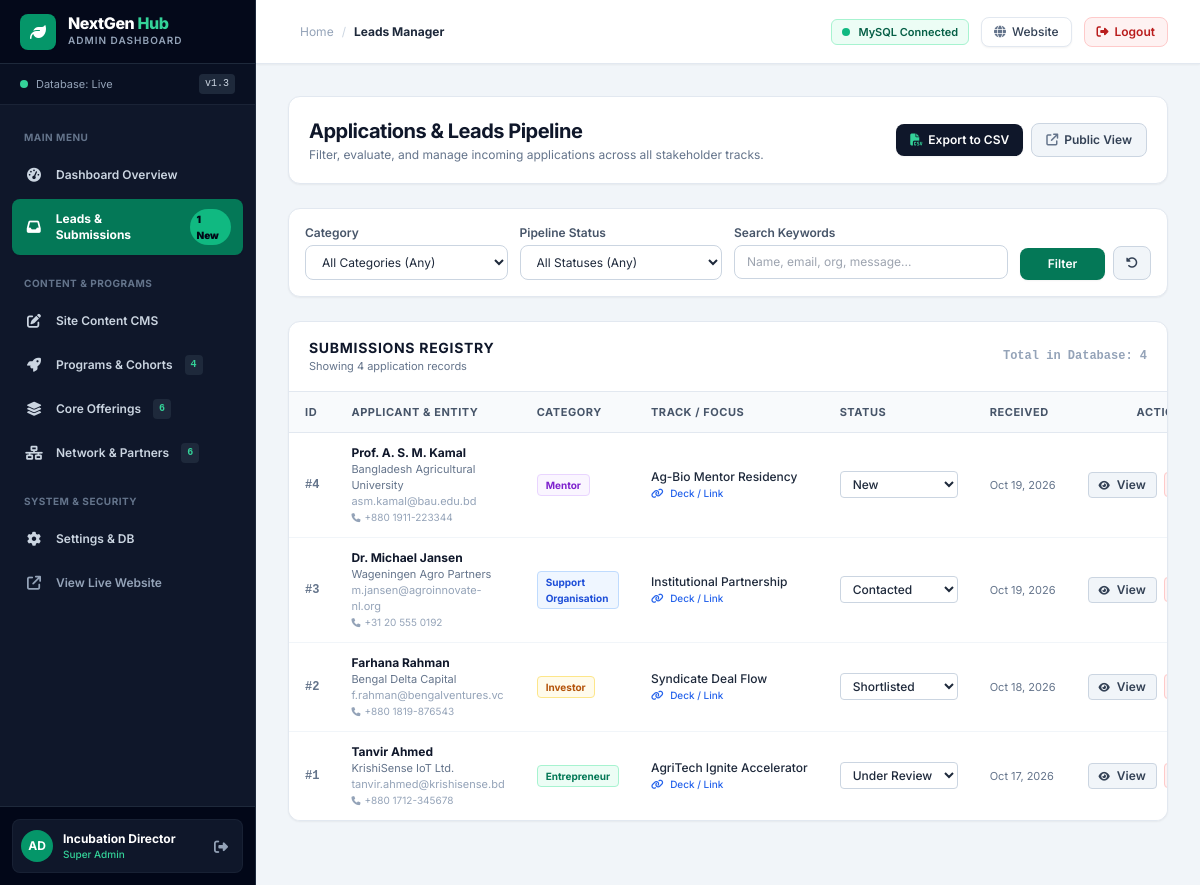
The page /admin/submissions.php (signed in) on the database its author committed.
### tables this page shows
CREATE TABLE IF NOT EXISTS `hub_submissions` (
    `id` INT UNSIGNED AUTO_INCREMENT PRIMARY KEY,
    `full_name` VARCHAR(150) NOT NULL,
    `email` VARCHAR(150) NOT NULL,
    `phone` VARCHAR(50) DEFAULT NULL,
    `organization` VARCHAR(150) DEFAULT NULL,
    `category` ENUM('Entrepreneur', 'Investor', 'Support Organisation', 'Mentor') NOT NULL,
    `sub_interest` VARCHAR(100) DEFAULT NULL,
    `pitch_url` VARCHAR(255) DEFAULT NULL,
    `message` TEXT NOT NULL,
    `admin_notes` TEXT DEFAULT NULL,
    `ip_address` VARCHAR(45) DEFAULT NULL,
    `status` ENUM('New', 'Under Review', 'Shortlisted', 'Contacted', 'Archived') DEFAULT 'New',
    `created_at` TIMESTAMP DEFAULT CURRENT_TIMESTAMP,
    `updated_at` TIMESTAMP DEFAULT CURRENT_TIMESTAMP ON UPDATE CURRENT_TIMESTAMP,
    INDEX `idx_category` (`category`),
    INDEX `idx_created_at` (`created_at`),
    INDEX `idx_status` (`status`)
);

### includes/db.php (called while the page is built, shortened)
<?php
function getDbConnection() {
    static $pdo = null;
    if ($pdo !== null) {
        return $pdo;
    }
    $options = [
        PDO::ATTR_ERRMODE            => PDO::ERRMODE_EXCEPTION,
        PDO::ATTR_DEFAULT_FETCH_MODE => PDO::FETCH_ASSOC,
        PDO::ATTR_EMULATE_PREPARES   => false,
        PDO::ATTR_TIMEOUT            => 2,
    ];
    $dsn = "mysql:host=" . DB_HOST . ";port=" . DB_PORT . ";dbname=" . DB_NAME . ";charset=utf8mb4";
    try {
        $pdo = new PDO($dsn, DB_USER, DB_PASS, $options);
        return $pdo;
    } catch (PDOException $e) {
        error_log("Primary DB connection attempt failed (" . DB_HOST . "): " . $e->getMessage());
    }
    return null;
}
function getHubSubmissions($limit = 50, $category = null) {
    $pdo = getDbConnection();
    if ($pdo !== null) {
        try {
            $sql = "SELECT * FROM hub_submissions";
            $params = [];
            $sql .= " ORDER BY created_at DESC LIMIT " . (int)$limit;
            $stmt = $pdo->prepare($sql);
            $stmt->execute($params);
            return $stmt->fetchAll();
        } catch (PDOException $e) {
            error_log("Failed to query submissions: " . $e->getMessage());
        }
    }
}

### admin/submissions.php (the view, shortened to what this page needs)
<?php
require_once __DIR__ . '/auth.php';
$categoryFilter = $_GET['category'] ?? null;
$statusFilter = $_GET['status'] ?? null;
$search = trim($_GET['search'] ?? '');
$allSubmissions = getHubSubmissions(300, $categoryFilter);
$submissions = array_filter($allSubmissions, function ($item) use ($statusFilter, $search) {
    if ($statusFilter && $item['status'] !== $statusFilter) {
        return false;
    }
    if ($search !== '') {
        $haystack = strtolower($item['full_name'] . ' ' . $item['email'] . ' ' . $item['organization'] . ' ' . $item['message']);
        if (strpos($haystack, strtolower($search)) === false) {
            return false;
        }
    }
    return true;
});
?>
<div class="max-w-7xl">
    <div class="mb-6 bg-white p-5 rounded-xl border border-slate-200 shadow-sm flex flex-col sm:flex-row sm:items-center justify-between gap-4">
        <div>
            <h1 class="text-xl font-bold text-slate-900 tracking-tight">Applications & Leads Pipeline</h1>
            <p class="text-xs text-slate-500 mt-0.5">Filter, evaluate, and manage incoming applications across all stakeholder tracks.</p>
        </div>
        <div class="flex items-center space-x-2">
            <a href="submissions.php?action=export_csv<?= $categoryFilter ? '&category=' . urlencode($categoryFilter) : '' ?><?= $statusFilter ? '&status=' . urlencode($statusFilter) : '' ?>" class="inline-flex items-center px-3.5 py-2 bg-slate-900 hover:bg-black text-white text-xs font-semibold rounded-lg shadow-sm transition">
                <i class="fa-solid fa-file-csv mr-1.5 text-emerald-400"></i> Export to CSV
            </a>
            <a href="../submissions.php" target="_blank" class="inline-flex items-center px-3.5 py-2 bg-slate-100 hover:bg-slate-200 text-slate-700 text-xs font-semibold rounded-lg border border-slate-300 transition">
                <i class="fa-solid fa-arrow-up-right-from-square mr-1.5 text-slate-500"></i> Public View
            </a>
        </div>
    </div>
    <div class="bg-white p-4 rounded-xl border border-slate-200 shadow-sm mb-6">
        <form method="GET" action="submissions.php" class="grid grid-cols-1 sm:grid-cols-4 lg:grid-cols-12 gap-3 text-xs">
            <div class="lg:col-span-3">
                <label class="block font-semibold text-slate-600 mb-1">Category</label>
                <select name="category" class="w-full px-3 py-2 bg-white border border-slate-300 rounded-lg text-slate-800 focus:outline-none focus:border-emerald-600">
                    <option value="">All Categories (Any)</option>
                </select>
            </div>
            <div class="lg:col-span-3">
                <label class="block font-semibold text-slate-600 mb-1">Pipeline Status</label>
                <select name="status" class="w-full px-3 py-2 bg-white border border-slate-300 rounded-lg text-slate-800 focus:outline-none focus:border-emerald-600">
                    <option value="">All Statuses (Any)</option>
                </select>
            </div>
            <div class="lg:col-span-4">
                <label class="block font-semibold text-slate-600 mb-1">Search Keywords</label>
                <input type="text" name="search" value="<?= htmlspecialchars($search) ?>" placeholder="Name, email, org, message..." class="w-full px-3 py-2 bg-white border border-slate-300 rounded-lg text-slate-800 focus:outline-none focus:border-emerald-600">
            </div>
            <div class="lg:col-span-2 flex items-end space-x-2">
                <button type="submit" class="w-full px-3 py-2 bg-emerald-700 hover:bg-emerald-800 text-white font-semibold rounded-lg shadow-sm transition">
                    Filter
                </button>
                <a href="submissions.php" class="px-3 py-2 bg-slate-100 hover:bg-slate-200 text-slate-700 font-semibold rounded-lg border border-slate-300 transition text-center" title="Reset Filters">
                    <i class="fa-solid fa-rotate-left"></i>
                </a>
            </div>
        </form>
    </div>
    <div class="bg-white rounded-xl border border-slate-200 shadow-sm overflow-hidden mb-8">
        <div class="px-5 py-4 border-b border-slate-200 flex items-center justify-between">
            <div>
                <h2 class="text-sm font-bold text-slate-900 uppercase tracking-wider">Submissions Registry</h2>
                <p class="text-[11px] text-slate-500">Showing <?= count($submissions) ?> application records</p>
            </div>
            <span class="text-xs font-mono font-bold text-slate-400">Total in Database: <?= count($allSubmissions) ?></span>
        </div>
        <div class="overflow-x-auto">
            <table class="w-full text-left text-xs border-collapse">
                <thead class="bg-slate-50 text-slate-600 uppercase font-bold text-[11px] tracking-wider border-b border-slate-200">
                    <tr>
                        <th class="px-4 py-3">ID</th>
                        <th class="px-4 py-3">Applicant & Entity</th>
                        <th class="px-4 py-3">Category</th>
                        <th class="px-4 py-3">Track / Focus</th>
                        <th class="px-4 py-3">Status</th>
                        <th class="px-4 py-3">Received</th>
                        <th class="px-4 py-3 text-right">Actions</th>
                    </tr>
                </thead>
                <tbody class="divide-y divide-slate-100 bg-white">
                    <?php if (empty($submissions)): ?>
                        <tr>
                            <td colspan="7" class="px-4 py-10 text-center text-slate-400">
                                No records match the selected filter criteria.
                            </td>
                        </tr>
                    <?php else: ?>
                        <?php foreach ($submissions as $row):
                            $badgeColor = match ($row['category']) {
                                'Entrepreneur' => 'bg-emerald-50 text-emerald-700 border-emerald-200',
                                'Investor' => 'bg-amber-50 text-amber-700 border-amber-200',
                                'Support Organisation' => 'bg-blue-50 text-blue-700 border-blue-200',
                                'Mentor' => 'bg-purple-50 text-purple-700 border-purple-200',
                                default => 'bg-slate-50 text-slate-700 border-slate-200',
                            };
                        ?>
                            <tr class="hover:bg-slate-50 transition">
                                <td class="px-4 py-3 font-mono font-semibold text-slate-500">
                                    #<?= htmlspecialchars($row['id']) ?>
                                </td>
                                <td class="px-4 py-3">
                                    <strong class="font-bold text-slate-900 block"><?= htmlspecialchars($row['full_name']) ?></strong>
                                    <span class="text-[11px] text-slate-500 block"><?= htmlspecialchars($row['organization'] ?: 'Independent') ?></span>
                                    <span class="text-[11px] text-slate-400 block"><?= htmlspecialchars($row['email']) ?></span>
                                    <?php if (!empty($row['phone'])): ?>
                                        <span class="text-[10px] text-slate-400 block"><i class="fa-solid fa-phone text-[9px] mr-1"></i><?= htmlspecialchars($row['phone']) ?></span>
                                    <?php endif; ?>
                                </td>
                                <td class="px-4 py-3">
                                    <span class="inline-flex items-center px-2 py-0.5 rounded text-[10px] font-bold border <?= $badgeColor ?>">
                                        <?= htmlspecialchars($row['category']) ?>
                                    </span>
                                </td>
                                <td class="px-4 py-3 font-medium text-slate-800 max-w-xs truncate" title="<?= htmlspecialchars($row['sub_interest']) ?>">
                                    <?= htmlspecialchars($row['sub_interest'] ?: 'General Program') ?>
                                    <?php if (!empty($row['pitch_url'])): ?>
                                        <a href="<?= htmlspecialchars($row['pitch_url']) ?>" target="_blank" class="block text-[10px] text-blue-600 hover:underline">
                                            <i class="fa-solid fa-link mr-1"></i> Deck / Link
                                        </a>
                                    <?php endif; ?>
                                </td>
                                <td class="px-4 py-3">
                                    <form method="POST" action="submissions.php" class="inline">
                                        <select name="status" onchange="this.form.submit()" class="px-2 py-1 rounded border text-xs font-medium bg-white text-slate-800 border-slate-300 focus:outline-none focus:border-emerald-600">
                                            <option value="New" <?= $row['status'] === 'New' ? 'selected' : '' ?>>New</option>
                                            <option value="Under Review" <?= $row['status'] === 'Under Review' ? 'selected' : '' ?>>Under Review</option>
                                            <option value="Shortlisted" <?= $row['status'] === 'Shortlisted' ? 'selected' : '' ?>>Shortlisted</option>
                                            <option value="Contacted" <?= $row['status'] === 'Contacted' ? 'selected' : '' ?>>Contacted</option>
                                        </select>
                                    </form>
                                </td>
                                <td class="px-4 py-3 text-[11px] text-slate-500 whitespace-nowrap">
                                    <?= date('M d, Y', strtotime($row['created_at'])) ?>
                                </td>
                                <td class="px-4 py-3 text-right whitespace-nowrap space-x-1">
                                    <button type="button"
                                        class="view-lead-btn px-2.5 py-1 rounded bg-slate-100 hover:bg-slate-200 text-slate-700 font-semibold text-xs border border-slate-300 transition"
                                        data-id="<?= htmlspecialchars($row['id']) ?>"
                                        data-name="<?= htmlspecialchars($row['full_name']) ?>"
                                        data-email="<?= htmlspecialchars($row['email']) ?>"
                                        data-phone="<?= htmlspecialchars($row['phone'] ?? '') ?>"
                                        data-org="<?= htmlspecialchars($row['organization'] ?? '') ?>"
                                        data-category="<?= htmlspecialchars($row['category']) ?>"
                                        data-track="<?= htmlspecialchars($row['sub_interest'] ?? '') ?>"
                                        data-pitch="<?= htmlspecialchars($row['pitch_url'] ?? '') ?>"
                                        data-status="<?= htmlspecialchars($row['status']) ?>"
                                        data-notes="<?= htmlspecialchars($row['admin_notes'] ?? '') ?>"
                                        data-date="<?= date('M d, Y H:i', strtotime($row['created_at'])) ?>"
                                        data-message="<?= htmlspecialchars($row['message']) ?>">
                                        <i class="fa-solid fa-eye text-[10px] mr-1"></i> View
                                    </button>
                                    <a href="submissions.php?delete_id=<?= $row['id'] ?>" onclick="return confirm('Are you sure you want to delete this submission record?');" class="px-2 py-1 bg-red-50 hover:bg-red-100 text-red-700 font-semibold text-xs rounded border border-red-200 transition">
                                    </a>
                                </td>
                            </tr>
                        <?php endforeach; ?>
                    <?php endif; ?>
                </tbody>
            </table>
        </div>
    </div>
</div>

### admin/auth.php (style rules this page uses)
body { font-family: 'Inter', system-ui, sans-serif; }

### rows shown on the page
hub_submissions: id "4", full_name "Prof. A. S. M. Kamal", organization "Bangladesh Agricultural University", email "asm.kamal@bau.edu.bd", phone "+880 1911-223344", category "Mentor", sub_interest "Ag-Bio Mentor Residency", status "New", created_at "Oct 19, 2026"
hub_submissions: id "3", full_name "Dr. Michael Jansen", organization "Wageningen Agro Partners", email "m.jansen@agroinnovate-nl.org", phone "+31 20 555 0192", category "Support Organisation", sub_interest "Institutional Partnership", status "Contacted", created_at "Oct 19, 2026"
hub_submissions: id "2", full_name "Farhana Rahman", organization "Bengal Delta Capital", email "f.rahman@bengalventures.vc", phone "+880 1819-876543", category "Investor", sub_interest "Syndicate Deal Flow", status "Shortlisted", created_at "Oct 18, 2026"
hub_submissions: id "1", full_name "Tanvir Ahmed", organization "KrishiSense IoT Ltd.", email "tanvir.ahmed@krishisense.bd", phone "+880 1712-345678", category "Entrepreneur", sub_interest "AgriTech Ignite Accelerator", status "Under Review", created_at "Oct 17, 2026"

### other values the page prints
$stats['new'] "1"
$stats['total_programs'] "4"
$stats['total_offerings'] "6"
$stats['total_partners'] "6"
substr($admin['username'], 0, 2) "AD"
$admin['full_name'] "Incubation Director"
$admin['role'] "Super Admin"
$breadcrumb "Leads Manager"
count($submissions) "4"
count($allSubmissions) "4"
